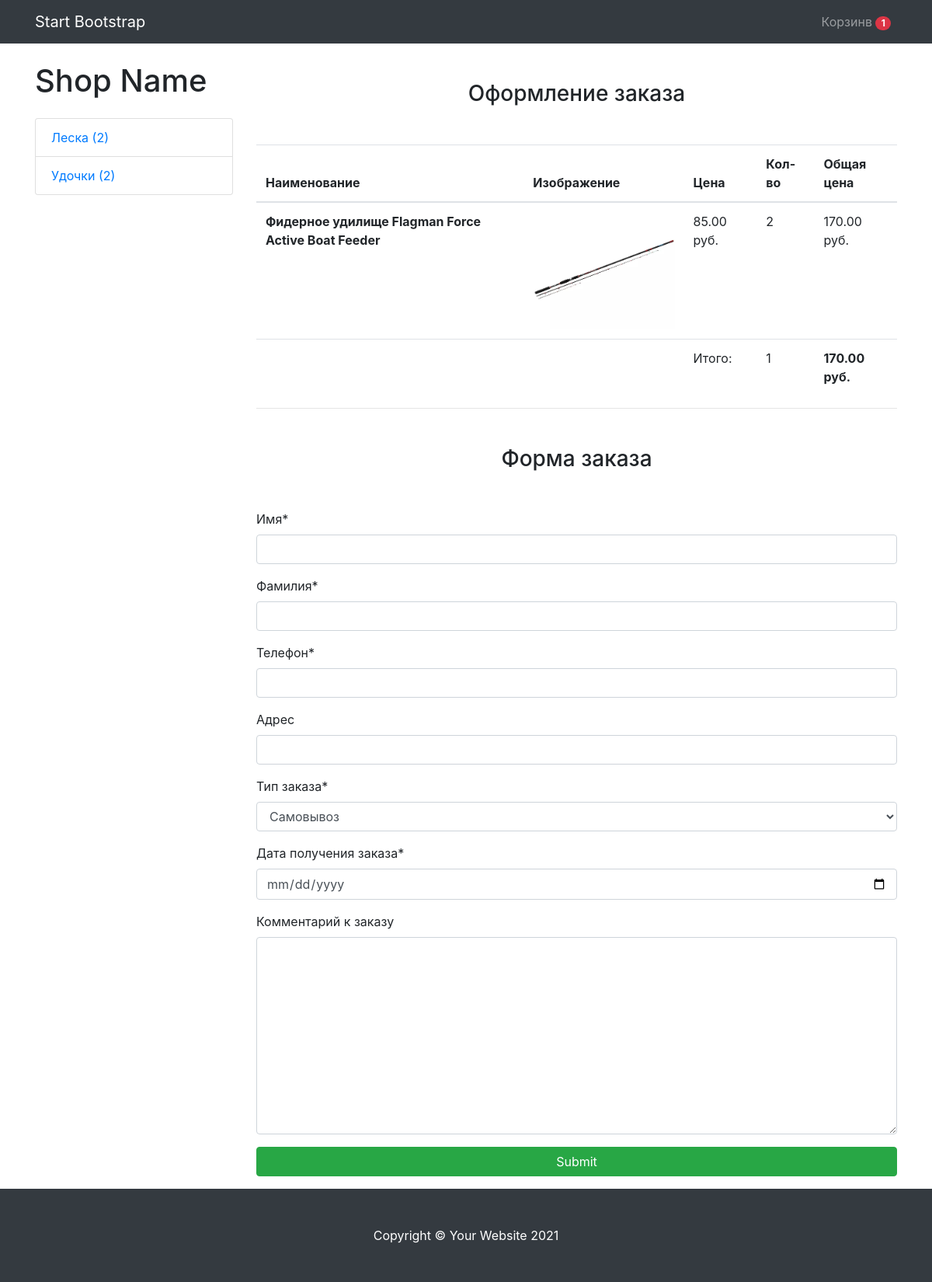
/checkout/ (signed in), run on an earlier commit of the app's database.
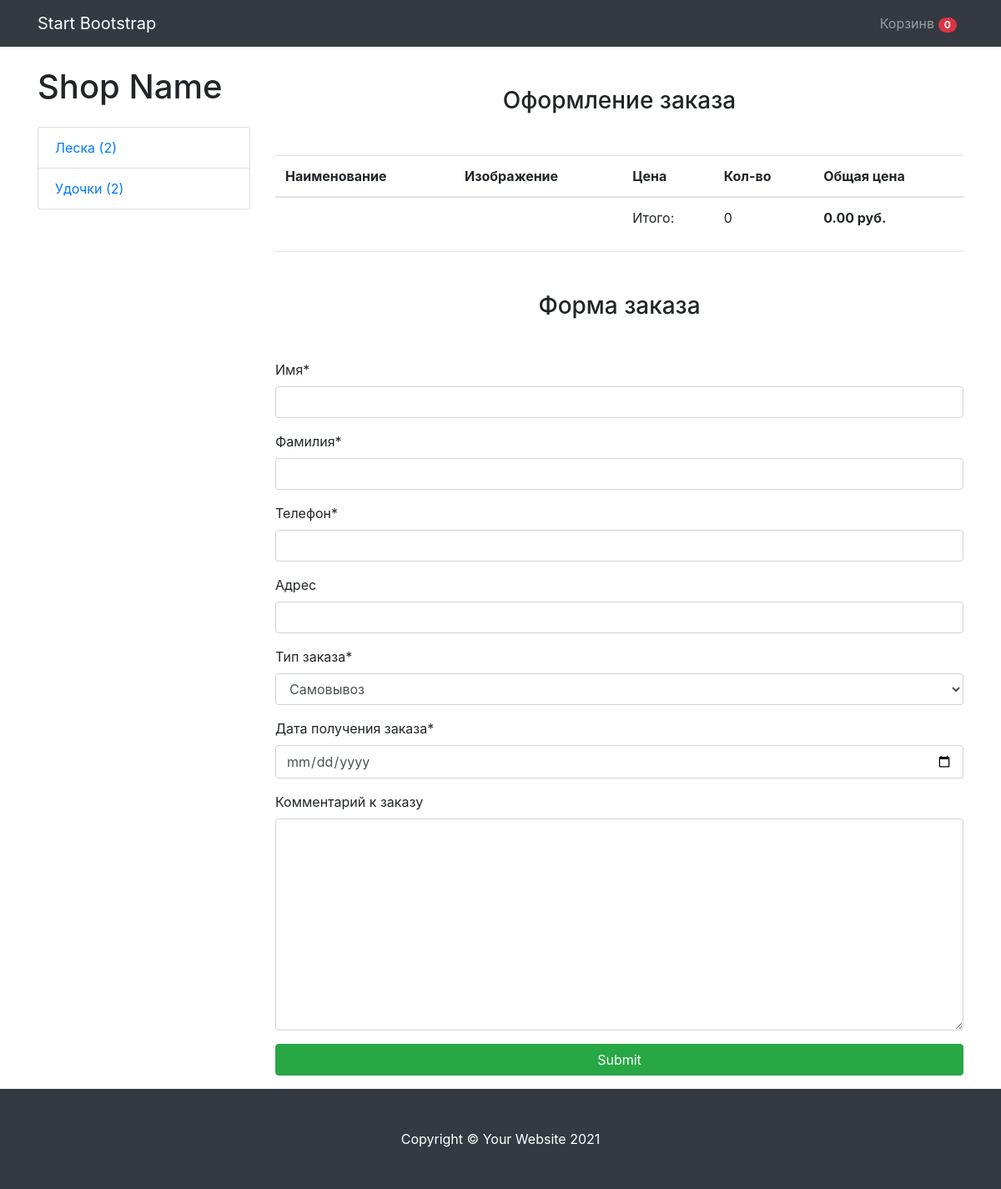
And on a later commit of the database.
### mainapp/models.py (models this page shows, shortened)
class Cart(models.Model):
    owner = models.ForeignKey('Customer', null=True, verbose_name='Владелец', on_delete=models.CASCADE)
    products = models.ManyToManyField(CartProduct, blank=True, related_name='related_cart')
    total_products = models.PositiveIntegerField(default=0)
    final_price = models.DecimalField(max_digits=9, default=0, decimal_places=2, verbose_name='Общая стоимость')
    in_order = models.BooleanField(default=False)
    for_anonymous_user = models.BooleanField(default=False)

class Category(models.Model):
    name = models.CharField(max_length=255, verbose_name='Имя категории')
    slug = models.SlugField(unique=True)
    objects = CategoryManager()
    def get_absolute_url(self):
        return reverse('category_detail', kwargs={'slug': self.slug})

class CartProduct(models.Model):
    user = models.ForeignKey('Customer', verbose_name='Покупатель', on_delete=models.CASCADE)
    cart = models.ForeignKey('Cart', verbose_name='Корзина', on_delete=models.CASCADE, related_name='related_products')
    content_type = models.ForeignKey(ContentType, on_delete=models.CASCADE)
    object_id = models.PositiveIntegerField()
    content_object = GenericForeignKey('content_type', 'object_id')
    qty = models.PositiveIntegerField(default=1)
    final_price = models.DecimalField(max_digits=9, decimal_places=2, verbose_name='Общая стоимость')

class Product(models.Model):
    MIN_RESOLUTION = (400, 400)
    MAX_RESOLUTION = (1200, 1200)
    MAX_IMAGE_SIZE = 3145728
    class Meta:
        abstract = True
    category = models.ForeignKey(Category, verbose_name='Категоря', on_delete=models.CASCADE)
    title = models.CharField(max_length=255, verbose_name='Наименование')
    slug = models.SlugField(unique=True)
    image = models.ImageField(verbose_name='Изображение')
    description = models.TextField(verbose_name='Описание', null=True)
    price = models.DecimalField(max_digits=9, decimal_places=2, verbose_name='Цена')

class FishRod(Product):
    type = models.CharField(max_length=255, verbose_name='Тип удилища')
    length = models.CharField(max_length=255, verbose_name='Длина удилища')
    weight = models.CharField(max_length=255, verbose_name='Вес удилища')
    transport_length = models.CharField(max_length=255, verbose_name='Транспортировочная длина')
    number_of_sections = models.CharField(max_length=255, verbose_name='Количество секций')
    maximum_test = models.CharField(max_length=255, verbose_name='Максимальный тест')

### mainapp/views.py (the view)
# urls.py: path('checkout/', CheckoutView.as_view(), name='checkout'),
class CheckoutView(CartMixin, View):
    def get(self, request, *args, **kwargs):
        categories = Category.objects.get_categories_for_left_sidebar()
        form = OrderForm(request.POST or None)
        context = {
            'cart': self.cart,
            'categories': categories,
            'form': form,
        }
        return render(request, 'checkout.html', context)

### mainapp/forms.py
class OrderForm(forms.ModelForm):
    def __init__(self, *args, **kwargs):
        super().__init__(*args, **kwargs)
        self.fields['order_date'].label= 'Дата получения заказа'
    order_date = forms.DateField(widget=forms.TextInput(attrs={'type': 'date'}))
    class Meta:
        model = Order
        fields = (
            'first_name', 'last_name', 'phone', 'address', 'buying_type', 'order_date', 'comment'
        )

### mainapp/mixins.py (called while the page is built)
    def dispatch(self, request, *args, **kwargs):
        if request.user.is_authenticated:
            customer = Customer.objects.filter(user=request.user).first()
            if not customer:
                customer = Customer.objects.create(
                    user=request.user
                )
            cart = Cart.objects.filter(owner=customer, in_order=False).first()
            if not cart:
                cart = Cart.objects.create(owner=customer)
        else:
            cart = Cart.objects.filter(for_anonymous_user=True).first()
            if not cart:
                cart = Cart.objects.create(for_anonymous_user=True)
        self.cart = cart
        return super().dispatch(request, *args, **kwargs)

### mainapp/templates/checkout.html (shortened to what this page needs)
{% extends 'base.html' %}
{% load crispy_forms_tags %}
{% block content %}
<h3 class="text-center mt-5 mb-5">Оформление заказа</h3>
<table class="table">
  <thead>
    <tr>
      <th scope="col">Наименование</th>
      <th scope="col">Изображение</th>
      <th scope="col">Цена</th>
      <th scope="col">Кол-во</th>
        <th scope="col">Общая цена</th>
    </tr>
  </thead>
  <tbody>
    {% for item in cart.products.all %}
        <tr>
          <th scope="row">{{ item.content_object.title }}</th>
          <td class="w-25"><img src="{{ item.content_object.image.url }}" class="img-fluid"</td>
          <td>{{ item.content_object.price }} руб.</td>
          <td>{{ item.qty }}</td>
            <td>{{ item.final_price }} руб.</td>
        </tr>
     {% endfor %}
        <tr>
          <td colspan="2"></td>
          <td>Итого:</td>
          <td>{{ cart.total_products }}</td>
          <td><strong>{{ cart.final_price }} руб.</strong></td>
        </tr>
  </tbody>
</table>
<hr>
<h3 class="text-center mt-5 mb-5">Форма заказа</h3>
<form action="{% url 'make_order' %}" method="POST">
  {{ form|crispy }}
  <input type="submit" class="btn btn-success btn-block mb-3" values="Оформить заказ">
</form>
{% endblock content %}

### mainapp/templates/base.html (shortened to what this page needs)
<!DOCTYPE html>
<html lang="en">
    <head>
        <link rel="stylesheet" href="https://maxcdn.bootstrapcdn.com/bootstrap/4.0.0/css/bootstrap.min.css">
    </head>
    <body>
        <nav class="navbar navbar-expand-lg navbar-dark bg-dark">
            <div class="container">
                <a class="navbar-brand" href="#!">Start Bootstrap</a>
                <div class="collapse navbar-collapse" id="navbarResponsive">
                    <ul class="navbar-nav ml-auto">
                        <li class="nav-item"><a class="nav-link" href="{% url 'cart' %}">Корзинв <span class="badge badge-pill badge-danger">{{ cart.products.count }}</span> </a></li>
                    </ul>
                </div>
            </div>
        </nav>
        <div class="container">
            <div class="row">
                <div class="col-lg-3">
                    <h1 class="my-4">Shop Name</h1>
                    <div class="list-group">
                        {% for category in categories %}
                        <a class="list-group-item" href="{{ category.url }}">{{ category.name }} ({{ category.count }})</a>
                        {% endfor %}
                    </div>
                </div>
                <div class="col-lg-9">
                    {% block content %}{% endblock content %}
                    </div>
                </div>
            </div>
        <footer class="py-5 bg-dark">
            <div class="container"><p class="m-0 text-center text-white">Copyright &copy; Your Website 2021</p></div>
        </footer>
    </body>
</html>

What changed in the data, as far as the page shows it:
removed Cart: products.count "1", total_products "1", final_price "170.00"
removed CartProduct: content_object "Фидерное удилище Flagman Force Active Boat Feeder", content_object.image (picture), content_object.price "85.00", qty "2", final_price "170.00"
added Cart: products.count "0", total_products "0", final_price "0.00"
